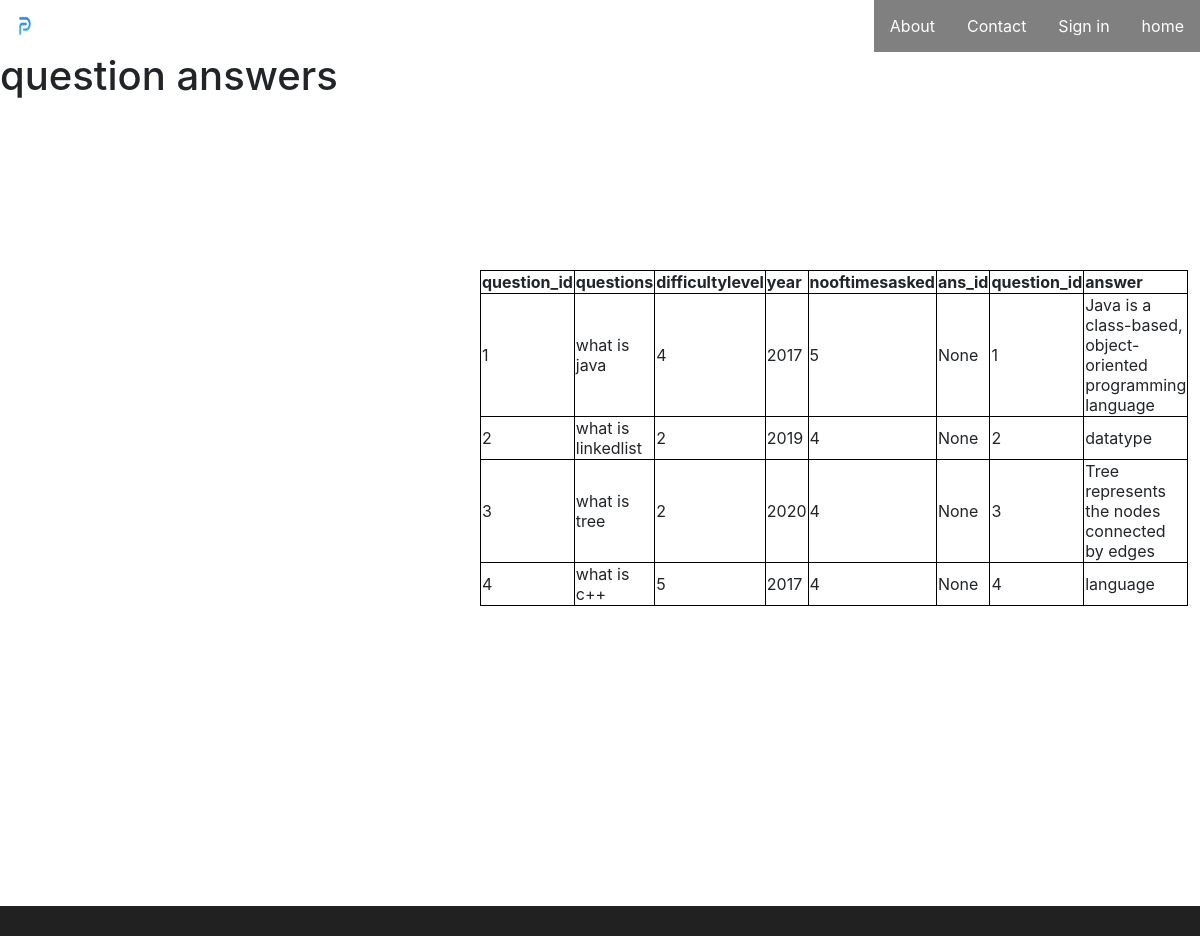
Screenshot of /questionanswers with the database file from the repository.
### tables this page shows
CREATE TABLE answers(
    ans_id text PRIMARY KEY,
    solution text,
    q_id text,
    ssn text,
    FOREIGN KEY (q_id) REFERENCES questions (q_id)
    ON DELETE CASCADE
    ON UPDATE CASCADE
    FOREIGN KEY (ssn) REFERENCES student (ssn)
    ON DELETE CASCADE
    ON UPDATE CASCADE
    );

CREATE TABLE questions(
    q_id integer PRIMARY KEY,
    question text,
    dif_level text,
    year text,
    no_of_times text,
    company_id text,
    FOREIGN KEY (company_id) REFERENCES company (company_id)
    ON DELETE CASCADE
    ON UPDATE CASCADE
    );

### main.py (the view)
@app.route('/questionanswers', methods=['GET'])
def view_questions_button():
    with sqlite3.connect("place.db") as conn:
        c = conn.cursor()
        qa = c.execute("""SELECT Q.*,A.* FROM QUESTIONS Q,ANSWERS A
            WHERE Q.q_id=A.q_id""").fetchall()
        return render_template('questionanswers.html', questions=qa)

### templates/questionanswers.html (shortened to what this page needs)
<html>
    <head>
  <link rel="stylesheet" href="https://maxcdn.bootstrapcdn.com/bootstrap/4.4.1/css/bootstrap.min.css">
        </head>
    <body>
        <div style="display:flex; justify-content: space-between;background-color:white;">
            <img style="width:50px;" src="../static/media/p.png" alt="logo" />
            <ul>
              <li style="float:right"><a href="/">home</a></li>
              <li style="float:right"><a href="#news">Sign in</a></li>
              <li style="float:right"><a href="#contact">Contact</a></li>
              <li style="float:right"><a class="active" href="#about">About</a></li>
            </ul>
          </div>
          <h1>question answers</h1>
          <div style="text-align: center; margin: 170px 40%;" >
            <table style="border: 1px solid black; text-align: left;border-collapse: collapse;">
                <tr style="border: 1px solid black;">
                    <th style="border: 1px solid black;">question_id</th>
                    <th style="border: 1px solid black;">questions</th>
                    <th style="border: 1px solid black;">difficultylevel</th>
                    <th style="border: 1px solid black;">year</th>
                    <th style="border: 1px solid black;">nooftimesasked</th>
                    <th style="border: 1px solid black;">ans_id</th>
                    <th style="border: 1px solid black;">question_id</th>
                    <th style="border: 1px solid black;">answer</th>
                </tr>
            </div>
         {% for question in questions %}
                    <tr style="border: 1px solid black;">
                        <td style="border: 1px solid black;">{{question[0]}}</td>
                        <td style="border: 1px solid black;">{{question[1]}}</td>
                        <td style="border: 1px solid black;">{{question[2]}}</td>
                        <td style="border: 1px solid black;">{{question[3]}}</td>
                        <td style="border: 1px solid black;">{{question[4]}}</td>
                        <td style="border: 1px solid black;">{{question[5]}}</td>
                        <td style="border: 1px solid black;">{{question[6]}}</td>
                        <td style="border: 1px solid black;">{{question[7]}}</td>
                    </tr>
                {% endfor %}
    <footer style="background-color: #212121; text-align: center; margin-top: 25%;">
        <p style="color: white; padding: 15px 0 ;"></p>
    </footer>
</body>
</html>

### templates/questionanswers.html (style rules this page uses)
ul { list-style-type: none; margin: 0; padding: 0; overflow: hidden; background-color: grey; }
li { float: left; }
li a { display: block; color: white; text-align: center; padding: 14px 16px; text-decoration: none; }
.active { background-color: grey; }

### rows the page displays
answers: q_id "1", question "what is java", dif_level "4", year "2017", no_of_times "5", question "None", ans_id "1", solution "Java is a class-based, object-oriented programming language"
answers: q_id "2", question "what is linkedlist", dif_level "2", year "2019", no_of_times "4", question "None", ans_id "2", solution "datatype"
answers: q_id "3", question "what is tree", dif_level "2", year "2020", no_of_times "4", question "None", ans_id "3", solution "Tree represents the nodes connected by edges"
answers: q_id "4", question "what is c++", dif_level "5", year "2017", no_of_times "4", question "None", ans_id "4", solution "language"
